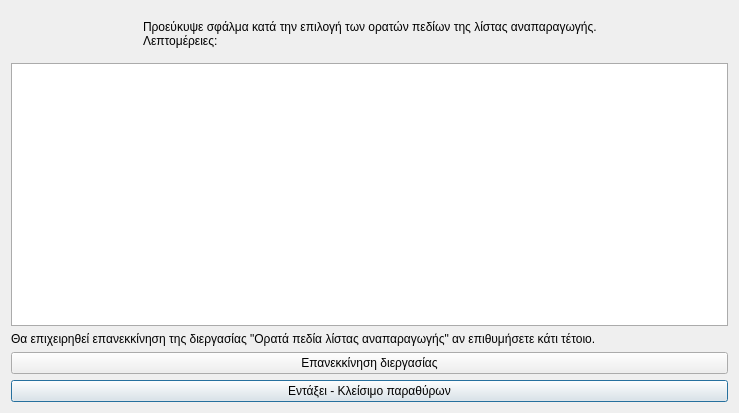
<?xml version="1.0" encoding="UTF-8"?>
<ui version="4.0">
 <class>Dialog</class>
 <widget class="QDialog" name="Dialog">
  <property name="geometry">
   <rect>
    <x>0</x>
    <y>0</y>
    <width>739</width>
    <height>413</height>
   </rect>
  </property>
  <property name="windowTitle">
   <string>Σφάλμα στην διεργασία Ορατά πεδία λίστας αναπαραγωγής του main player</string>
  </property>
  <property name="windowIcon">
   <iconset resource="../../icons.qrc">
    <normaloff>:/rest-windows/assets/images/rest-windows/information.png</normaloff>:/rest-windows/assets/images/rest-windows/information.png</iconset>
  </property>
  <layout class="QGridLayout" name="gridLayout">
   <item row="1" column="0">
    <widget class="QPlainTextEdit" name="details">
     <property name="styleSheet">
      <string notr="true">QPlainTextEdit{border:1px solid #ABABAB;}</string>
     </property>
    </widget>
   </item>
   <item row="0" column="0">
    <widget class="QFrame" name="frame">
     <property name="styleSheet">
      <string notr="true">QFrame{border:0px;}</string>
     </property>
     <property name="frameShape">
      <enum>QFrame::StyledPanel</enum>
     </property>
     <property name="frameShadow">
      <enum>QFrame::Raised</enum>
     </property>
     <layout class="QHBoxLayout" name="horizontalLayout">
      <item>
       <widget class="QLabel" name="image_label">
        <property name="maximumSize">
         <size>
          <width>117</width>
          <height>117</height>
         </size>
        </property>
        <property name="text">
         <string/>
        </property>
        <property name="pixmap">
         <pixmap resource="../../icons.qrc">:/rest-windows/assets/images/rest-windows/information.png</pixmap>
        </property>
        <property name="scaledContents">
         <bool>true</bool>
        </property>
       </widget>
      </item>
      <item>
       <widget class="QLabel" name="label">
        <property name="text">
         <string>Προεύκυψε σφάλμα κατά την επιλογή των ορατών πεδίων της λίστας αναπαραγωγής.
Λεπτομέρειες:</string>
        </property>
        <property name="alignment">
         <set>Qt::AlignJustify|Qt::AlignVCenter</set>
        </property>
       </widget>
      </item>
     </layout>
    </widget>
   </item>
   <item row="4" column="0">
    <widget class="QPushButton" name="ok">
     <property name="text">
      <string>Εντάξει - Κλείσιμο παραθύρων</string>
     </property>
     <property name="icon">
      <iconset resource="../../icons.qrc">
       <normaloff>:/rest-windows/assets/images/rest-windows/ok.png</normaloff>:/rest-windows/assets/images/rest-windows/ok.png</iconset>
     </property>
    </widget>
   </item>
   <item row="2" column="0">
    <widget class="QLabel" name="label_2">
     <property name="text">
      <string>Θα επιχειρηθεί επανεκκίνηση της διεργασίας &quot;Ορατά πεδία λίστας αναπαραγωγής&quot; αν επιθυμήσετε κάτι τέτοιο.</string>
     </property>
     <property name="alignment">
      <set>Qt::AlignJustify|Qt::AlignVCenter</set>
     </property>
     <property name="wordWrap">
      <bool>true</bool>
     </property>
    </widget>
   </item>
   <item row="3" column="0">
    <widget class="QPushButton" name="restart_proccess">
     <property name="text">
      <string>Επανεκκίνηση διεργασίας</string>
     </property>
     <property name="icon">
      <iconset resource="../../icons.qrc">
       <normaloff>:/rest-windows/assets/images/rest-windows/restart.png</normaloff>:/rest-windows/assets/images/rest-windows/restart.png</iconset>
     </property>
    </widget>
   </item>
  </layout>
 </widget>
 <tabstops>
  <tabstop>details</tabstop>
  <tabstop>ok</tabstop>
 </tabstops>
 <resources>
  <include location="../../icons.qrc"/>
  <include location="../../icons.qrc"/>
  <include location="../../icons.qrc"/>
  <include location="../../icons.qrc"/>
  <include location="../../icons.qrc"/>
  <include location="../../icons.qrc"/>
 </resources>
 <connections/>
</ui>
